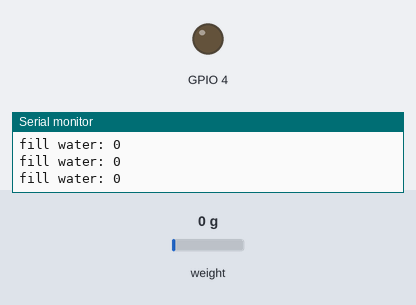
A sketch run on a simulated ESP32. Parts: output pins drawn as LEDs (lit = HIGH), the last lines printed to the serial monitor. Wiring (inferred from the names in the program): HX711 load-cell converter: data GPIO 18; SCK GPIO 19. The inputs (shaded band) are chosen by the test bench; at power-on: weight on the scale 0 g. WiFi joins after 1.5 s; servers stay silent unless stated; network time is answered at once with the bench clock; the local clock reads 2024-03-15 10:24:30 at power-on unless the sketch sets it; storage starts empty; pins used as bus, display or sensor lines are not drawn.

Above: at 18.9 s.
19.0 s: weight on the scale set to 209 g
22.5 s: weight on the scale set to 256 g
At 23.8 s:
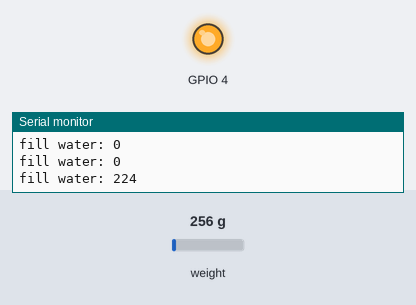
Timing chart, 0 to 25.5 s (numbered marks = the images above; inputs shaded):
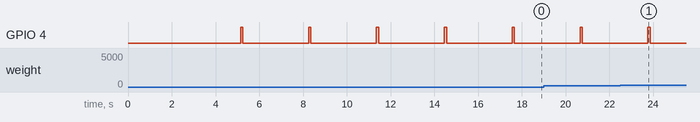

The sketch:

ESP_Web_Server.ino
```cpp
// (licence header left out)
#include <WiFi.h>
#include <ESPAsyncWebServer.h>
#include <SPIFFS.h>
#include <Wire.h>
#include <NTPClient.h>
#include <WiFiUdp.h>
#include "HX711.h"

int Weight;
int min_Weight;
int max_Weight;
int pre_Weight;
int pre_day_weight = 0;
int cousumpt_weight = 0;
int Sec_Count = 0;
int Status = 0, Status_Pre = 1;
int Flag_Up = 0, Flag_Down = 0;

// Define NTP Client to get time
WiFiUDP ntpUDP;
NTPClient timeClient(ntpUDP);

// Variables to save date and time
String formattedDate;
String dayStamp;
String Nowday;
String timeStamp;

// Replace with your network credentials
const char* ssid = "XXX";
const char* password = "XXX";

// Create AsyncWebServer object on port 80
AsyncWebServer server(80);

int readWeight() {
  // Read temperature as Celsius (the default)
  int t = Get_Weight();  //計算放在感測器上的重物重量
  // Convert temperature to Fahrenheit

  if (isnan(t)) {
    Serial.println("Failed to read from BME280 sensor!");
    return 0;
  }
  else {
    return t;
  }
}

void setup(){
  // Serial port for debugging purposes
  Serial.begin(115200);
  pinMode(4, OUTPUT);
    // Initialize SPIFFS
  if(!SPIFFS.begin()){
    Serial.println("An Error has occurred while mounting SPIFFS");
    return;
  }
  bool status;
  Init_Hx711();
  Serial.print("Welcome to use!\n");
  Get_Maopi();    //開始校正
  delay(3000);
  Get_Maopi();    //校正結束
  Serial.print("Start!\n");
  max_Weight = Weight;
  min_Weight = Weight;


  // Connect to Wi-Fi
  WiFi.begin(ssid, password);
  while (WiFi.status() != WL_CONNECTED) {
    delay(1000);
    Serial.println("Connecting to WiFi..");
  }

  // Print ESP32 Local IP Address
  Serial.println(WiFi.localIP());

    timeClient.begin();
  // Set offset time in seconds to adjust for your timezone, for example:
  // GMT +1 = 3600
  // GMT +8 = 28800
  // GMT -1 = -3600
  // GMT 0 = 0
  timeClient.setTimeOffset(28800);
  getTimeStamp();
  Nowday = dayStamp;
  // Route for root / web page
  server.on("/", HTTP_GET, [](AsyncWebServerRequest *request){
    request->send(SPIFFS, "/index.html");
  });
  server.on("/weight", HTTP_GET, [](AsyncWebServerRequest *request){
    request->send_P(200, "text/plain", String(Weight).c_str());
  });
  server.on("/cousumpt", HTTP_GET, [](AsyncWebServerRequest *request){
    request->send_P(200, "text/plain", String(cousumpt_weight).c_str());
  });
  server.on("/pre_cousumpt", HTTP_GET, [](AsyncWebServerRequest *request){
    request->send_P(200, "text/plain", String(pre_day_weight).c_str());
  });

  // Start server
  server.begin();
}

void loop(){
  Weight = readWeight();
  getTimeStamp();
  if (dayStamp != Nowday){
    Serial.print("Initialize consumption.....");
    max_Weight = Weight;
    min_Weight = Weight;
    pre_day_weight = cousumpt_weight;
    cousumpt_weight = 0;
    delay(3000);
    }
  Serial.print("Weight: ");
  Serial.println(Weight);
  Serial.print("max Weight: ");
  Serial.println(max_Weight);
  Serial.print("cousumpt_weight: ");
  Serial.println(cousumpt_weight);
  Serial.print("pre day cousumpt_weight: ");
  Serial.println(pre_day_weight);

  if (max_Weight<Weight){
    max_Weight = Weight;
    }

  if (Weight < 150){ // change lower threshold to alert and calculate comsumption
    min_Weight = pre_Weight;
    cousumpt_weight = cousumpt_weight+max_Weight-min_Weight;
    Serial.print("cousumpt_weight: ");
    Serial.println(cousumpt_weight);
    while(Weight<250){ // change fill water threshold to initialize max weight and stop alert
      Serial.print("fill water: ");
      Serial.println(Weight);
      Weight = readWeight();
      digitalWrite(4,HIGH); // let buzzer trigger at GPIO 4
      delay(100);
      digitalWrite(4,LOW);
      delay(3000);

      }
    max_Weight = readWeight();
    }
  pre_Weight = Weight;
  delay(3000);
}

// Function to get date and time from NTPClient
void getTimeStamp() {
  while(!timeClient.update()) {
    timeClient.forceUpdate();
  }
  // The formattedDate comes with the following format:
  // 2018-05-28T16:00:13Z
  // We need to extract date and time
  formattedDate = timeClient.getFormattedDate();
  Serial.println(formattedDate);

  // Extract date
  int splitT = formattedDate.indexOf("T");
  dayStamp = formattedDate.substring(0, splitT);
  Serial.println(dayStamp);
  // Extract time
  timeStamp = formattedDate.substring(splitT+1, formattedDate.length()-1);
  Serial.println(timeStamp);
}
```

HX711.cpp
```cpp
#include "hx711.h"

long HX711_Buffer = 0;
long Weight_Maopi = 0,Weight_Shiwu = 0;

//****************************************************
//初始化HX711
//****************************************************
void Init_Hx711()
{
	pinMode(HX711_SCK, OUTPUT);
	pinMode(HX711_DT, INPUT);
}


//****************************************************
//獲取毛皮重量
//****************************************************
void Get_Maopi()
{
	HX711_Buffer = HX711_Read();
	Weight_Maopi = HX711_Buffer/100;
}

//****************************************************
//稱重
//****************************************************
unsigned int Get_Weight()
{
	HX711_Buffer = HX711_Read();
	HX711_Buffer = HX711_Buffer/100;

	Weight_Shiwu = HX711_Buffer;
	Weight_Shiwu = Weight_Shiwu - Weight_Maopi;				//獲取實物的AD採樣數值。

	Weight_Shiwu = (unsigned int)((float)Weight_Shiwu/3.9+0.05);


	return Weight_Shiwu;
}

//****************************************************
//讀取HX711
//****************************************************
unsigned long HX711_Read(void)	//增益128
{
	unsigned long count;
	unsigned char i;
	bool Flag = 0;

	digitalWrite(HX711_DT, HIGH);
	delayMicroseconds(1);

	digitalWrite(HX711_SCK, LOW);
	delayMicroseconds(1);

  	count=0;
  	while(digitalRead(HX711_DT));
  	for(i=0;i<24;i++)
	{
	  	digitalWrite(HX711_SCK, HIGH);
		delayMicroseconds(1);
	  	count=count<<1;
		digitalWrite(HX711_SCK, LOW);
		delayMicroseconds(1);
	  	if(digitalRead(HX711_DT))
			count++;
	}
 	digitalWrite(HX711_SCK, HIGH);
	count ^= 0x800000;
	delayMicroseconds(1);
	digitalWrite(HX711_SCK, LOW);
	delayMicroseconds(1);

	return(count);
}
```

HX711.h
```cpp
#ifndef __HX711__H__
#define __HX711__H__

#include <Arduino.h>

#define HX711_SCK 19
#define HX711_DT 18

extern void Init_Hx711();
extern unsigned long HX711_Read(void);
extern unsigned int Get_Weight();
extern void Get_Maopi();

#endif
```

Measured:
- the behaviour switches between 232 and 233 g on weight on the scale (found by bisection; images 0 and 1)
- after the input at 22.5 s, GPIO 4: goes on until 23.9 s, then stays LOW
- by itself, GPIO 4: alternates HIGH for 0.10 s and LOW for 3.0 s
